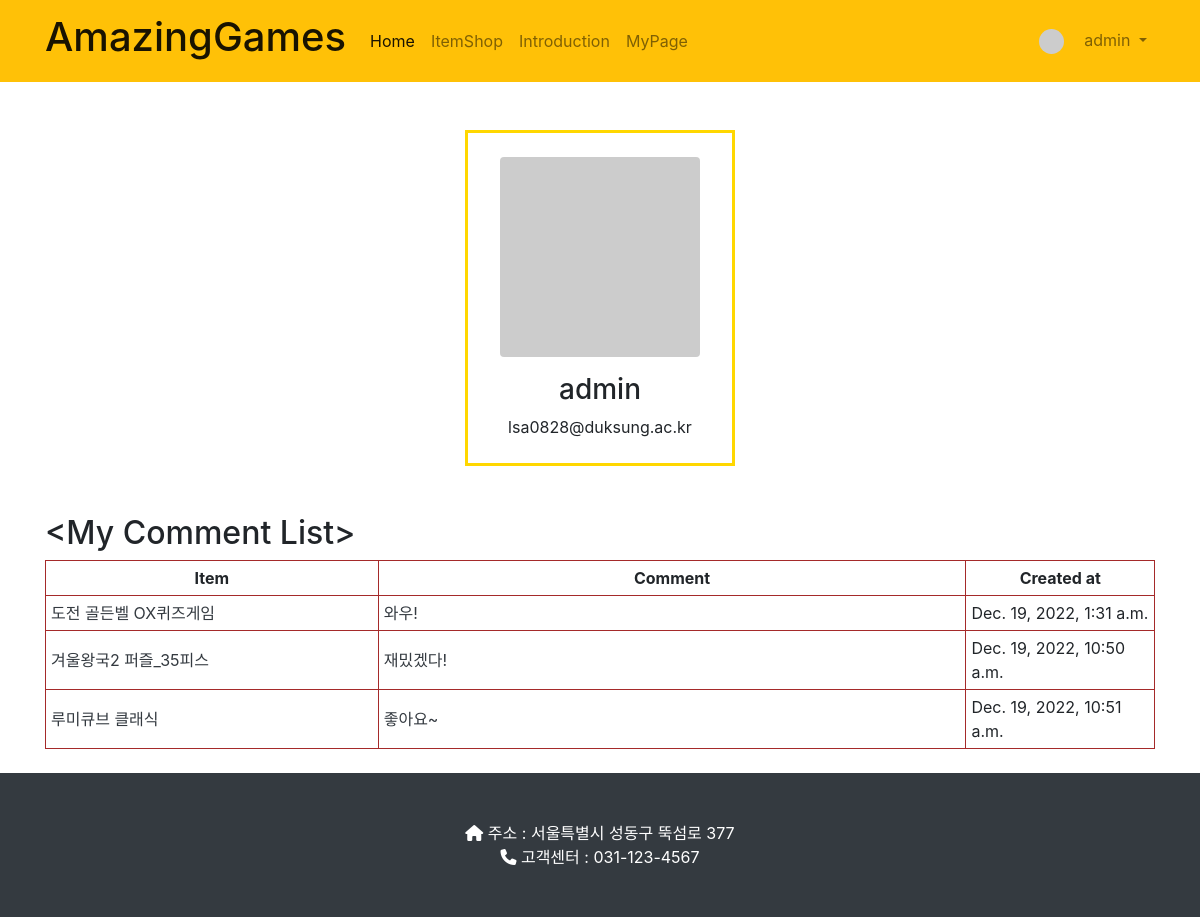
Screenshot of /my_page/ (signed in) with the database file from the repository.
### shoppage/models.py (models this page shows, shortened)
class Comment(models.Model):
    item = models.ForeignKey(Item, on_delete=models.CASCADE)
    author = models.ForeignKey(User, on_delete=models.CASCADE)
    content = models.TextField()
    created_at = models.DateTimeField(auto_now_add=True)
    modified_at = models.DateTimeField(auto_now=True)

class Item(models.Model):
    name = models.CharField(max_length=50)
    image = models.ImageField(upload_to='shoppage/images/%Y/%m/%d/', blank=True)
    content = MarkdownxField()
    price = models.IntegerField(default=0)
    discount = models.IntegerField(default=0)
    delivery_days = models.IntegerField(default=0)
    maker = models.ForeignKey(Maker, null=True, on_delete=models.CASCADE)
    category = models.ForeignKey(Category, null=True, blank=True, on_delete=models.SET_NULL)
    tags = models.ManyToManyField(Tag, blank=True)
    author = models.ForeignKey(User, null=True, on_delete=models.SET_NULL)
    def get_absolute_url(self):
        return f'/shop/{self.pk}/'

### singlepage/views.py (the view)
# urls.py: path('my_page/', views.my_page),
def my_page(request):
    my_comment = Comment.objects.filter(author=request.user)
    return render(request, 'singlepage/my_page.html', {
        'my_comment' : my_comment
    })

### singlepage/templates/singlepage/my_page.html (shortened to what this page needs)
<!DOCTYPE html>
{% load static %}
{% load humanize %}
<html lang="en">
<head>
    <link href="{% static 'shoppage/bootstrap/bootstrap.min.css' %}" rel="stylesheet" type="text/css" media="screen">
    <link href="{% static 'singlepage/css/my_page.css' %}" rel="stylesheet" type="text/css" media="screen">
</head>
<body>
    {% include 'shoppage/navbar.html' %}
    <div class="container"><br><br>
        <div class="pt-4 pb-2 mx-auto text-center" style="width: 270px; border: 3px solid gold;">
            {% if user.socialaccount_set.all.0.get_avatar_url %}
                <img class="rounded" src="{{user.socialaccount_set.all.0.get_avatar_url}}" width="200px">
            {% else %}
                <img class="rounded" src="https://dummyimage.com/50x50/ced4da/6c757d.jpg" width="200px">
            {% endif %}
            <h3 class="mt-3">{{user.username}}</h3>
            {% if user.email %}
                <p>{{user.email}}</p>
            {% endif %}
        </div><br>
        <div class="my-4">
            <h2>&#60;My Comment List&#62;</h2>
            <table width="100%">
                <thead>
                    <tr align="center">
                        <th width="30%">Item</th>
                        <th width="53%">Comment</th>
                        <th width="17%">Created at</th>
                    </tr>
                </thead>
                <tbody>
                    {% for c in my_comment %}
                    <tr>
                        <td><a class="text-dark" href="{{c.item.get_absolute_url}}">{{c.item.name}}</a></td>
                        <td><a class="text-dark" href="{{c.item.get_absolute_url}}">{{c.content}}</a></td>
                        <td>{{c.created_at}}</td>
                    </tr>
                    {% endfor %}
                </tbody>
            </table>
        </div>
    </div>
    {% if my_comment.count < 7 %}
        <br><br><br><br><br><br>
        <div class="fixed-bottom">
            {% include 'shoppage/footer.html' %}
        </div>
    {% else %}
        {% include 'shoppage/footer.html' %}
    {% endif %}
</body>
</html>

### shoppage/templates/shoppage/navbar.html (shortened to what this page needs)
{% load socialaccount %}
<nav class="navbar navbar-expand-lg navbar-light bg-warning">
    <div class="container">
        <a class="navbar-brand" href="/"><h1 class="fw-bolder">AmazingGames</h1></a>
        <div class="collapse navbar-collapse" id="navbarNavDropdown">
            <ul class="navbar-nav">
                <li class="nav-item active">
                    <a class="nav-link" href="/">Home</a>
                </li>
                <li class="nav-item">
                    <a class="nav-link" href="/shop/">ItemShop</a>
                </li>
                <li class="nav-item">
                    <a class="nav-link" href="/intro">Introduction</a>
                </li>
                {% if user.is_authenticated %}
                <li class="nav-item">
                    <a class="nav-link" href="/my_page/">MyPage</a>
                </li>
                {% endif %}
            </ul>
            <ul class="navbar-nav ml-auto">
                {% if user.is_authenticated %}
                <li class="nav-item dropdown">
                    <a class="nav-link dropdown-toggle" href="#" id="navbarDropdownMenuLink" role="button" data-toggle="dropdown" aria-haspopup="true" aria-expanded="false">
                        {% if user.socialaccount_set.all.0.get_avatar_url %}
                        <img class="rounded-circle mr-3" src="{{user.socialaccount_set.all.0.get_avatar_url}}" width="25px">
                        {% else %}
                        <img class="rounded-circle mr-3" src="https://dummyimage.com/50x50/ced4da/6c757d.jpg" width="25px">
                        {% endif %}
                        {{user.username}}
                    </a>
                </li>
                {% else %}
                    <li class="nav-item">
                        <a class="nav-link" href="#" data-toggle="modal" data-target="#loginModal">LogIn</a>
                    </li>
                {% endif%}
            </ul>
        </div>
    </div>
</nav>

### singlepage/static/singlepage/css/my_page.css (style rules this page uses)
table { border: 1px solid brown; border-collapse: collapse; }
table td, th { border: 1px solid brown; padding: 5px; }

### rows the page displays
Comment: item.name "도전 골든벨 OX퀴즈게임", content "와우!", created_at "Dec. 19, 2022, 1:31 a.m."
Comment: item.name "겨울왕국2 퍼즐_35피스", content "재밌겠다!", created_at "Dec. 19, 2022, 10:50 a.m."
Comment: item.name "루미큐브 클래식", content "좋아요~", created_at "Dec. 19, 2022, 10:51 a.m."

### other values shown
{{ user.username }} "admin"
{{ user.email }} "lsa0828@duksung.ac.kr"
